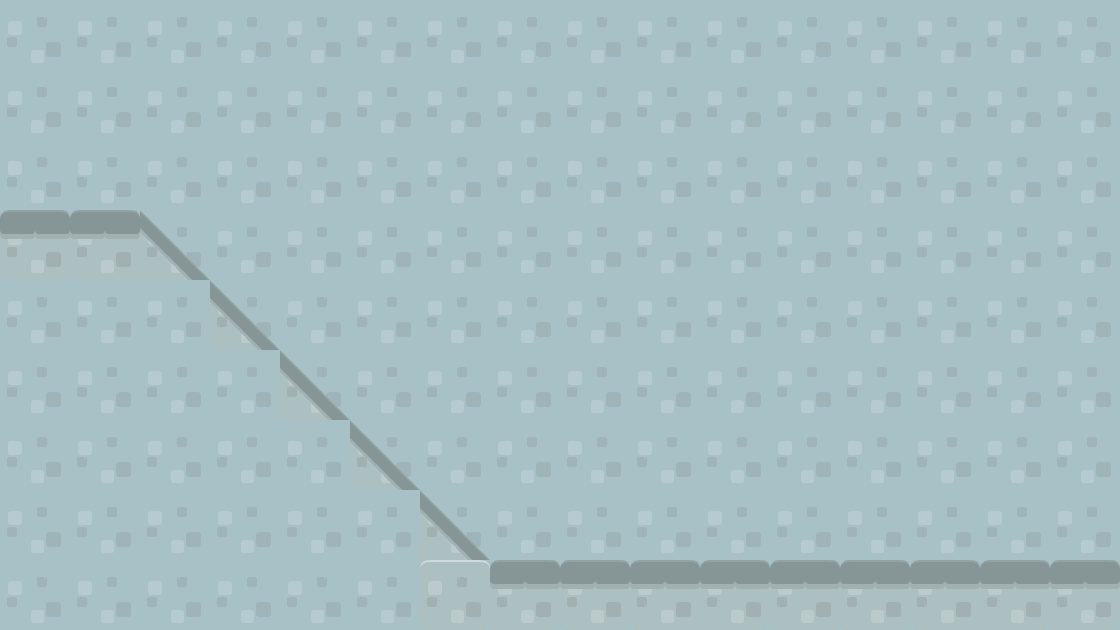

A level layout from a 2D game, rendered from its tile map. Below: a short description, then the map file with tile-grid data replaced by summaries:
An orthogonal 16x9 tile map with 70x70 px tiles, 3 tile layers (background2, background1, collision).

<map version="1.0" orientation="orthogonal" renderorder="right-down" width="16" height="9" tilewidth="70" tileheight="70" backgroundcolor="#87cefa">
 <tileset firstgid="1" name="background-tiles" tilewidth="70" tileheight="70">
  <image source="../img/background-tiles.png" width="910" height="910" />
 </tileset>
 <layer name="background2" width="16" height="9" opacity="0.9">
  <data>[144 cells, 144 non-empty, 1 distinct tile ids]</data>
 </layer>
 <layer name="background1" width="16" height="9">
  <data>[144 cells, 17 non-empty, 3 distinct tile ids]</data>
 </layer>
 <layer name="collision" width="16" height="9">
  <data>[144 cells, 0 non-empty, 0 distinct tile ids]</data>
 </layer>
</map>
